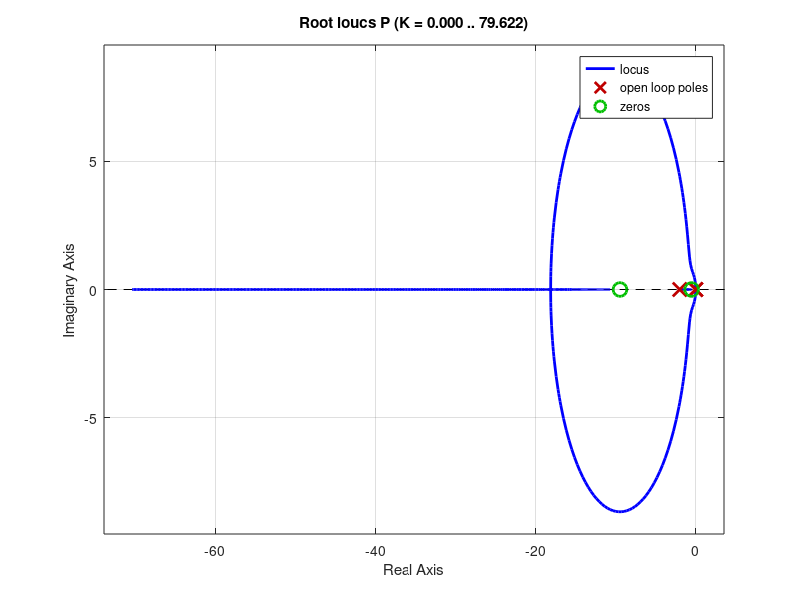
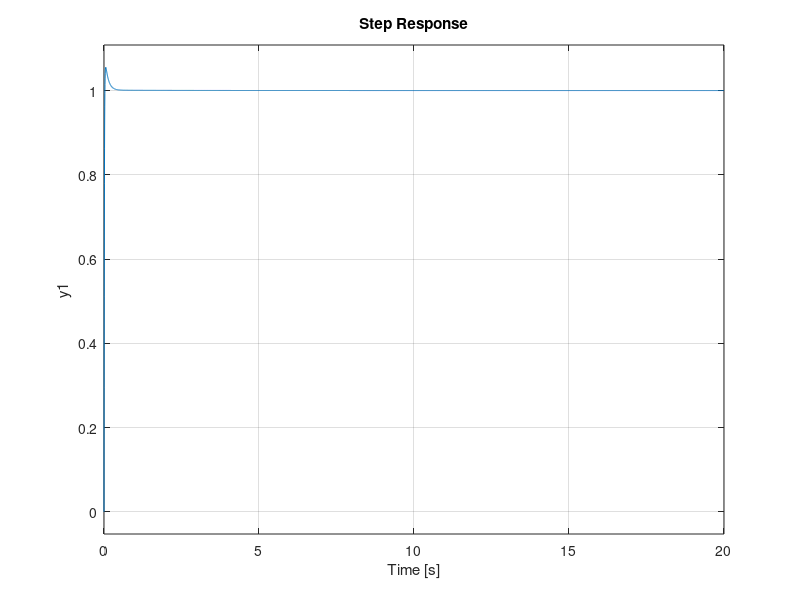
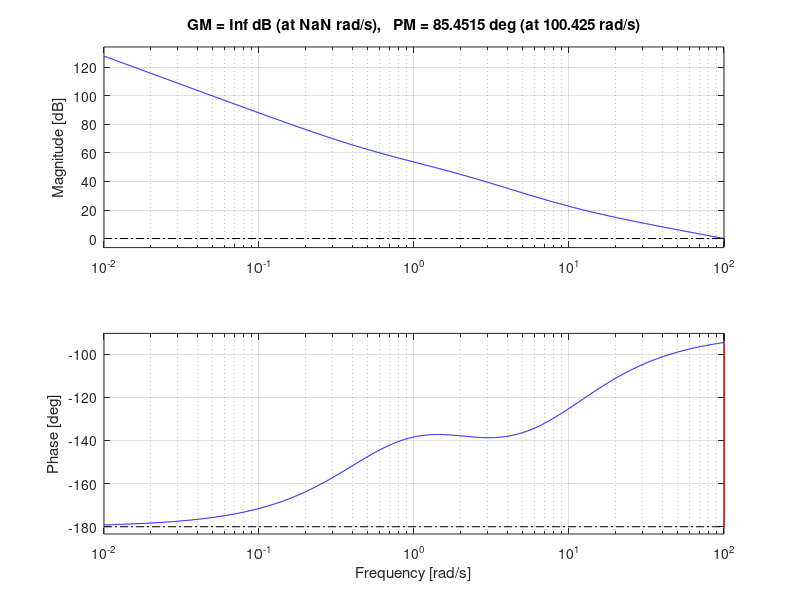

The MATLAB source for these figures, in order:
clc
clear all
close all
%% Esame 4
%errore nullo a rampa
%overshoot < 20%, tempo di assestamento il più piccolo possibile

s = tf('s');
P = (s^2 + 10*s + 5)/(s^2*(s+2));

pole(P) ; % sistema stabile in quanto presenta 2 poli in 0 un polo in -2
zero(P) ; % fase minima

% il sistema quindi e un fase minima di tipo 2 resiste ai riferimenti rampa
% inseguendo il segnale di ingresso su detto con un errore nullo a regime
% avendo gia un sistema di tipo 2 non ci occorre doveer creare un
% controllore che inserisca i poli in quanto li abbiamo già

figure(1)
rlocus(P);
% dal luhogo delle radici vediamo prima di subito che che il sistema
% si comporta molto bene per guadagni anche alti in quanto le radici della
% funzione Wyr convergono a valori negativi 

K=100;
L0  = K*P;

figure(3)
margin(L0)


Wyr = minreal(L0/(1+L0))
figure(2)
step(Wyr);


